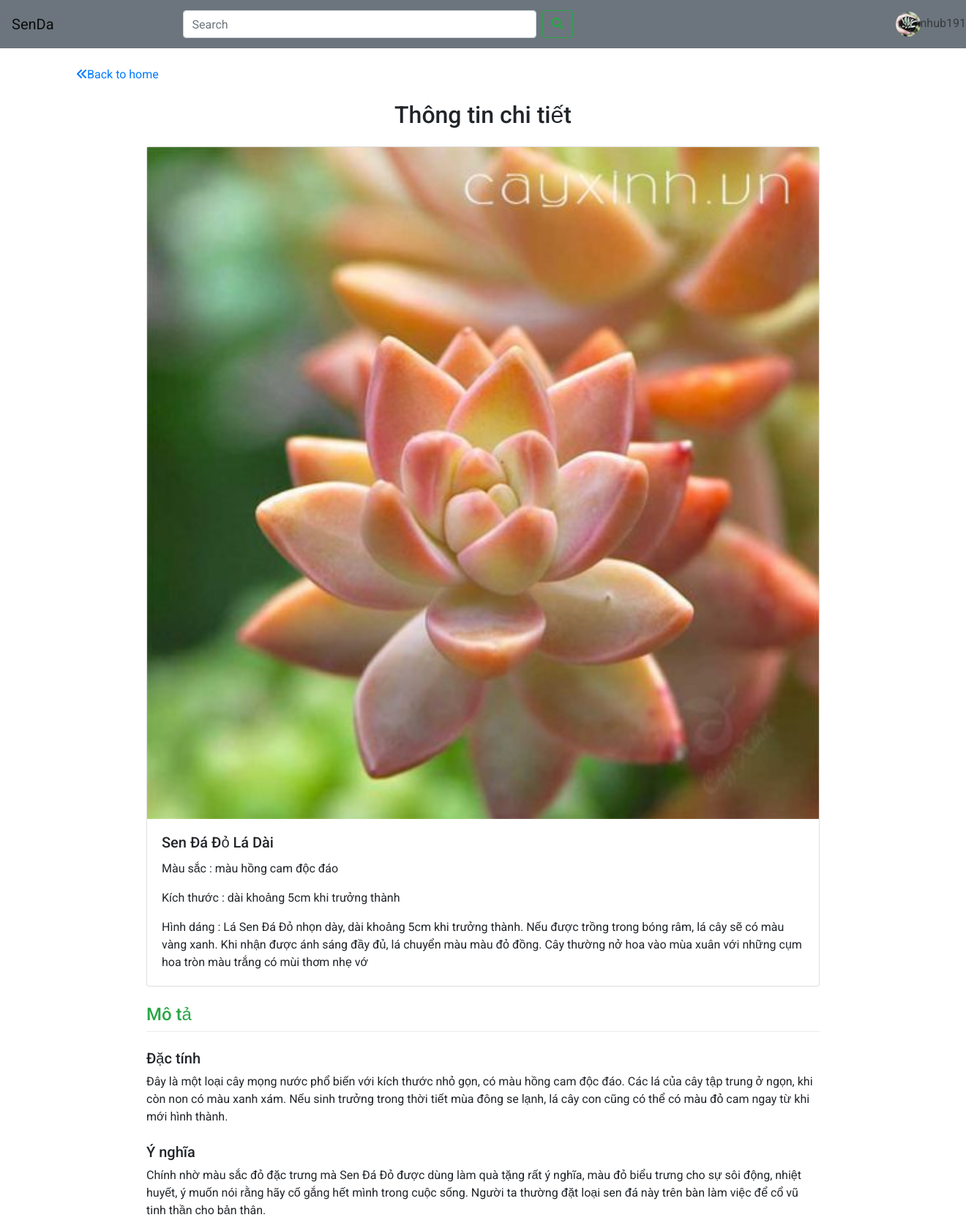
/app/pages/detail.php?id=53 (signed in), run on the app's committed database.
### tables this page shows
CREATE TABLE `user` (
  `id` int(10) UNSIGNED NOT NULL,
  `username` varchar(50) NOT NULL,
  `password` varchar(50) NOT NULL,
  `avt` varchar(255) NOT NULL
);

CREATE TABLE `senda` (
  `id` int(5) UNSIGNED NOT NULL,
  `avt` varchar(255) NOT NULL,
  `ten` varchar(20) NOT NULL,
  `mau_sac` varchar(255) NOT NULL,
  `kich_thuoc` text NOT NULL,
  `hinh_dang` varchar(255) NOT NULL,
  `dac_tinh` text NOT NULL,
  `y_nghia` text NOT NULL
);

### app/curd/executeUser.php (called while the page is built, shortened)
<?php
function findUser($username)
{
    require "../config/connect.php";
    $sql = "SELECT * FROM `user` WHERE `username` = '$username'";
    $result = $conn->query($sql);
    if ($result) {
        $data = $result->fetch_assoc();
    }
    return $data;
}

### app/pages/detail.php (the view, shortened to what this page needs)
<!DOCTYPE html>
<html lang="en">
<?php
if (isset($_COOKIE['user'])) {
    require('../curd/executeUser.php');
    $user = findUser($_COOKIE['user']);
    $avt = $user['avt'];
}
?>
<head>
    <link rel="stylesheet" href="https://cdn.jsdelivr.net/npm/bootstrap@4.6.1/dist/css/bootstrap.min.css">
    <link rel="stylesheet" href="../../assets/css/style.css">
    <link rel="stylesheet" href="../../assets/icon/fontawesome-free-6.0.0-web/css/all.min.css">
</head>
<body>
    <div class="container-fuild">
        <nav class="navbar navbar-expand-lg navbar-light bg-secondary">
            <a class="navbar-brand" href="home.php">SenDa</a>
            <form class="form-inline my-2 my-lg-0 ml-16 w-75" action="home.php?ten" method="get">
                <input class="form-control mr-sm-2 mw-custom" type="search" placeholder="Search" aria-label="Search" name="ten" id="search">
                <button class="icon-search btn btn-outline-success my-2 my-sm-0" type="submit">
                    <i class="fa-solid fa-magnifying-glass"></i></button>
            </form>
            <div class="collapse navbar-collapse" id="navbarSupportedContent">
                <ul class="navbar-nav mr-3">
                    <?php if (isset($_COOKIE['user'])) { ?>
                        <li class="nav-item dropdown">
                            <a class="nav-link dropdown-toggle" href="#" style="width: 50px;" id="navbarDropdown" role="button" data-toggle="dropdown" aria-expanded="false">
                                <img class="rounded-circle w-100" src="<?php echo $avt ? $avt : "../../assets/avt/default.png" ?>" alt="avt"><?php echo $_COOKIE['user'] ?>
                            </a>
                        </li>
                    <?php } else  echo '<a class="btn btn-info" href="welcome.php">Đăng nhập</a>' ?>
                </ul>
            </div>
        </nav>
    </div>
    <div class="container">
        <div class="row mt-4">
            <div class="col-lg-12 col-md-6">
                <a href="home.php"><i class="fas fa-angle-double-left"></i>Back to home</a>
            </div>
        </div>
        <h2 class="text-center mt-4">Thông tin chi tiết</h2>
        <div class="mt-4">
            <div class="row">
                <div class="col-lg-10 col-md-6 mx-auto">
                    <?php
                    if (isset($_GET['id'])) {
                        require('../config/connect.php');
                        $id = $_GET['id'];
                        $sql = "SELECT * FROM senda WHERE id = $id";
                        $result = $conn->query($sql);
                        if ($row = $result->fetch_assoc()) {
                            echo '
            <div class="card">
                    <img src="' . $row['avt'] . '" class="img-fuild" alt="' . $row['ten'] . '">
                    <div class="card-body">
                        <h5 class="card-title">' . $row['ten'] . '</h5>
                        <p class="card-text">Màu sắc : ' . $row['mau_sac'] . '</p>
                        <p class="card-text">Kích thước : ' . $row['kich_thuoc'] . '</p>
                        <p class="card-text">Hình dáng : ' . $row['hinh_dang'] . '</p>
                    </div>
                </div>
                <div class="desc mt-4">
                    <h4 class="text-title text-success">Mô tả</h4>
                    <div class="dropdown-divider"></div>
                    <div class="desc-dt mt-4">
                        <h5 class="text-title">Đặc tính</h5>
                        <p class="fs-5">' . $row['dac_tinh'] . '</p>
                    </div>
                    <div class="desc-dt mt-4">
                        <h5 class="text-title">Ý nghĩa</h5>
                        <p class="fs-5">' . $row['y_nghia'] . '</p>
                    </div>
                </div>
            ';
                        }
                    }
                    ?>
                </div>
            </div>
        </div>
    </div>
</body>
</html>

### assets/css/style.css (style rules this page uses)
body { font-family: "Roboto", sans-serif; }
.ml-16 { margin-left: 10rem; }
.mw-custom { width: 50% !important; }

### data on the page
user: avt (picture)
senda: avt (picture), ten "Sen Đá Đỏ Lá Dài", mau_sac "màu hồng cam độc đáo", kich_thuoc "dài khoảng 5cm khi trưởng thành", hinh_dang "Lá Sen Đá Đỏ nhọn dày, dài khoảng 5cm khi trưởng thành. Nếu được trồng trong bóng râm, lá cây sẽ có màu vàng xanh. Khi nhận được ánh sáng đầy đủ, lá chuyển màu màu đỏ đồng. Cây thường nở hoa vào mùa xuân với những cụm hoa tròn màu trắng có mùi thơm nhẹ vớ", dac_tinh "Đây là một loại cây mọng nước phổ biến với kích thước nhỏ gọn, có màu hồng cam độc đáo. Các lá của cây tập trung ở ngọn, khi còn non có màu xanh xám. Nếu sinh trưởng trong thời tiết mùa đông se lạnh, lá cây con cũng có thể có màu đỏ cam ngay từ khi mới hình thành.", y_nghia "Chính nhờ màu sắc đỏ đặc trưng mà Sen Đá Đỏ được dùng làm quà tặng rất ý nghĩa, màu đỏ biểu trưng cho sự sôi động, nhiệt huyết, ý muốn nói rằng hãy cố gắng hết mình trong cuộc sống. Người ta thường đặt loại sen đá này trên bàn làm việc để cổ vũ tinh thần cho bản thân."
